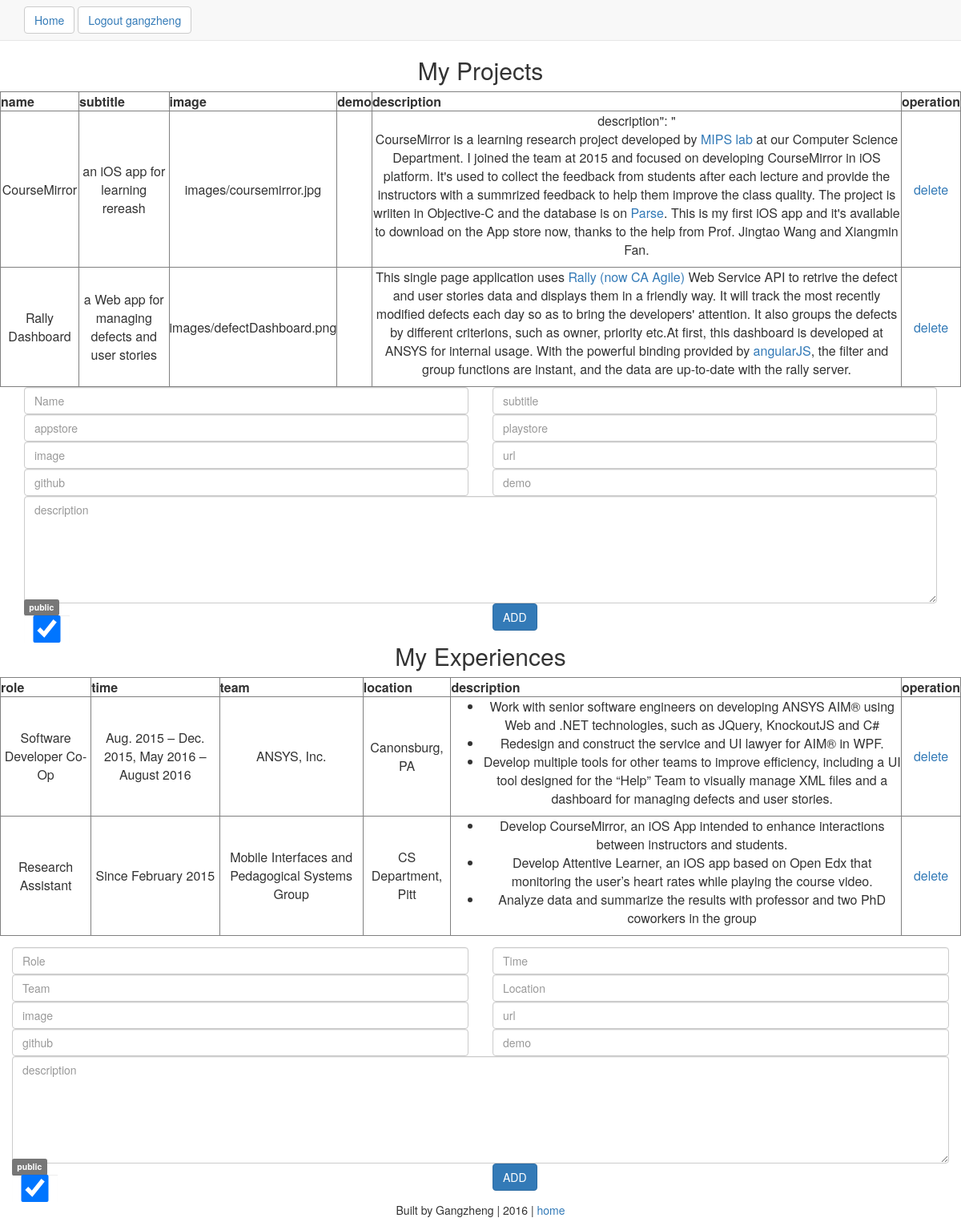
/admin.php (signed in), run on the app's committed database.
### tables this page shows
CREATE TABLE `projects` (
  `id` int(11) NOT NULL,
  `name` text NOT NULL,
  `subtitle` text NOT NULL,
  `image` text NOT NULL,
  `url` text NOT NULL,
  `github` text NOT NULL,
  `appstore` text NOT NULL,
  `playstore` text,
  `demo` text NOT NULL,
  `description` text NOT NULL,
  `public` tinyint(1) NOT NULL
);

CREATE TABLE `experiences` (
  `id` int(11) NOT NULL,
  `role` text NOT NULL,
  `time` text NOT NULL,
  `team` text NOT NULL,
  `location` text NOT NULL,
  `description` text NOT NULL,
  `image` text NOT NULL,
  `url` text NOT NULL,
  `github` text NOT NULL,
  `demo` text NOT NULL,
  `public` tinyint(1) NOT NULL
);

### admin.php (the view, shortened to what this page needs)
<?php
  require_once("./db.php");
  $user = $_SESSION['user'];
?>
<head>
  <link rel="stylesheet" href="../css/bootstrap.min.css">
  <link rel="stylesheet" href="https://maxcdn.bootstrapcdn.com/bootstrap/3.3.7/css/bootstrap.min.css">
</head>
<body>
  <nav class="navbar navbar-default navbar-static-top">
    <div class="container toolbar">
      <button type="button" class="btn btn-default navbar-btn"><a href="../">Home</a></button>
      <button type="button" class="btn btn-default navbar-btn logout"><a href="logout.php">Logout <?php Print "$user" ?> </a></button>
    </div>
  </nav>
  <div class="project-container">
    <h2 align="center">My Projects</h2>
    <table border="1px">
    <tr>
      <th>name</th>
      <th>subtitle</th>
      <th>image</th>
      <th>demo</th>
      <th>description</th>
      <th>operation</th>
    </tr>
    <?php
      $query = $mysqli->query("Select * from projects");
      while($row = $query->fetch_array())
      {
        Print "<tr>";
        Print '<td align="center">'. $row['name'] . "</td>";
        Print '<td align="center">'. $row['subtitle'] . "</td>";
        Print '<td align="center">'. $row['image'] . "</td>";
        Print '<td align="center">'. $row['demo']. "</td>";
        Print '<td align="center">'. $row['description']. "</td>";
        Print '<td align="center"><a href="delete.php?table='.'projects'.'&id='.$row['id'] .'")">delete</a> </td>';
        Print "</tr>";
      }
    ?>
  </table>
  <div class="form-container col-md-12">
    <form action="addProject.php" method="POST" role="form">
      <div class="col-md-6">
        <input type="text" class="form-control" placeholder="Name" name="name">
      </div>
      <div class="col-md-6">
        <input type="text" class="form-control" placeholder="subtitle" name="subtitle">
      </div>
      <div class="col-md-6">
        <input type="text" class="form-control" placeholder="appstore" name="appstore">
      </div>
      <div class="col-md-6">
        <input type="text" class="form-control" placeholder="playstore" name="playstore">
      </div>
      <div class="col-md-6">
        <input type="text" class="form-control" placeholder="image" name="image">
      </div>
      <div class="col-md-6">
        <input type="text" class="form-control" placeholder="url" name="url">
      </div>
      <div class="col-md-6">
        <input type="text" class="form-control" placeholder="github" name="github">
      </div>
      <div class="col-md-6">
        <input type="text" class="form-control" placeholder="demo" name="demo">
      </div>
      <div class="col-md-12">
        <textarea class="form-control" rows="6" placeholder="description" name="description"></textarea>
      </div>
      <div class="col-md-6">
        <div class="input-group same-line">
          <span class="label label-default">public</span>
           <input type="checkbox" class="form-control" name="public" value="public" checked>
        </div>
      </div>
      <div class="col-md-6">
        <input class="btn btn-primary add-button" type="submit" value="ADD" class="form-control">
      </div>
    </form>
  </div>
  </div>
  <br><br><br>
  <div class="experience-container">
    <h2 align="center">My Experiences</h2>
    <table border="1px">
      <tr>
        <th>role</th>
        <th>time</th>
        <th>team</th>
        <th>location</th>
        <th>description</th>
        <th>operation</th>
      </tr>
      <?php
        $query = $mysqli->query("Select * from experiences");
        while($row = $query->fetch_array())
        {
          Print "<tr>";
          Print '<td align="center">'. $row['role'] . "</td>";
          Print '<td align="center">'. $row['time'] . "</td>";
          Print '<td align="center">'. $row['team']. "</td>";
          Print '<td align="center">'. $row['location']. "</td>";
          Print '<td align="center">'. $row['description'] . "</td>";
          Print '<td align="center"><a href="delete.php?table='.'experiences'.'&id='.$row['id'] .'")">delete</a> </td>';
          Print "</tr>";
        }
      ?>
    </table>
    <div class="form-container">
      <form action="add.php" method="POST" role="form">
        <div class="col-md-6">
          <input type="text" class="form-control" placeholder="Role" name="role">
        </div>
        <div class="col-md-6">
          <input type="text" class="form-control" placeholder="Time" name="time">
        </div>
        <div class="col-md-6">
          <input type="text" class="form-control" placeholder="Team" name="team">
        </div>
        <div class="col-md-6">
          <input type="text" class="form-control" placeholder="Location" name="location">
        </div>
        <div class="col-md-6">
          <input type="text" class="form-control" placeholder="image" name="image">
        </div>
        <div class="col-md-6">
          <input type="text" class="form-control" placeholder="url" name="url">
        </div>
        <div class="col-md-6">
          <input type="text" class="form-control" placeholder="github" name="github">
        </div>
        <div class="col-md-6">
          <input type="text" class="form-control" placeholder="demo" name="demo">
        </div>
        <div class="col-md-12">
          <textarea class="form-control" rows="6" placeholder="description" name="description"></textarea>
        </div>
        <div class="col-md-6">
          <div class="input-group same-line">
            <span class="label label-default">public</span>
             <input type="checkbox" class="form-control" name="public" value="public" checked>
          </div>
        </div>
        <div class="col-md-6">
          <input class="btn btn-primary add-button" type="submit" value="ADD" class="form-control">
        </div>
      </form>
    </div>
  </div>
</body>
<footer class="text-center" id="foot">
  <div class="container">
    <p>Built by Gangzheng | 2016 | <a href="../">home</a></p>
  </div>
</footer>

### data on the page
projects: name "CourseMirror", subtitle "an iOS app for learning rereash", image "images/coursemirror.jpg", description "description\": \" CourseMirror is a learning research project developed by MIPS lab at our Computer Science Department. I joined the team at 2015 and focused on developing CourseMirror in iOS platform. It's used to collect the feedback from students after each lecture and provide the instructors with a summrized feedback to help them improve the class quality. The project is wriiten in Objective-C and the database is on Parse . This is my first iOS app and it's available to download on the App store now, thanks to the help from Prof. Jingtao Wang and Xiangmin Fan."
projects: name "Rally Dashboard", subtitle "a Web app for managing defects and user stories", image "images/defectDashboard.png", description "This single page application uses Rally (now CA Agile) Web Service API to retrive the defect and user stories data and displays them in a friendly way. It will track the most recently modified defects each day so as to bring the developers' attention. It also groups the defects by different criterions, such as owner, priority etc.At first, this dashboard is developed at ANSYS for internal usage. With the powerful binding provided by angularJS , the filter and group functions are instant, and the data are up-to-date with the rally server."
experiences: role "Software Developer Co-Op", time "Aug. 2015 – Dec. 2015, May 2016 – August 2016", team "ANSYS, Inc.", location "Canonsburg, PA", description "Work with senior software engineers on developing ANSYS AIM® using Web and .NET technologies, such as JQuery, KnockoutJS and C# Redesign and construct the service and UI lawyer for AIM® in WPF. Develop multiple tools for other teams to improve efficiency, including a UI tool designed for the “Help” Team to visually manage XML files and a dashboard for managing defects and user stories."
experiences: role "Research Assistant", time "Since February 2015", team "Mobile Interfaces and Pedagogical Systems Group", location "CS Department, Pitt", description "Develop CourseMirror, an iOS App intended to enhance interactions between instructors and students. Develop Attentive Learner, an iOS app based on Open Edx that monitoring the user’s heart rates while playing the course video. Analyze data and summarize the results with professor and two PhD coworkers in the group"

### other printed values
$user "gangzheng"
